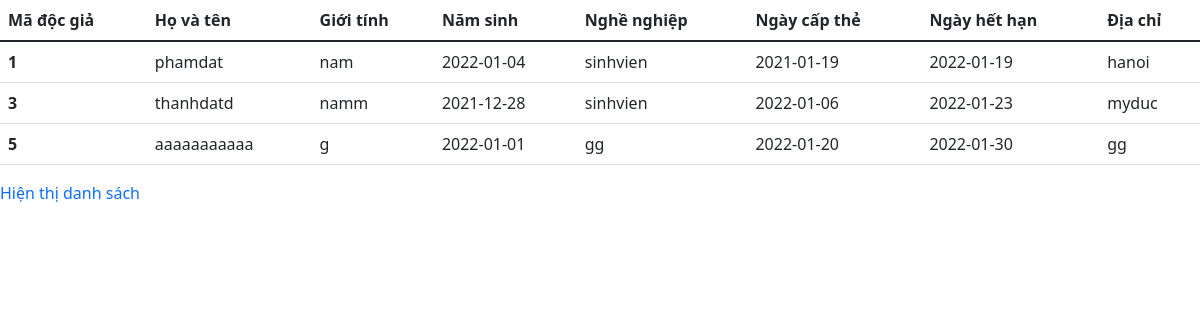
The page / on the database its author committed.
### tables this page shows
CREATE TABLE `docgia` (
  `madg` int(10) UNSIGNED NOT NULL,
  `hovaten` varchar(255) NOT NULL,
  `gioitinh` varchar(255) NOT NULL,
  `namsinh` date NOT NULL,
  `nghenghiep` varchar(255) NOT NULL,
  `ngaycapthe` date NOT NULL,
  `ngayhethan` date NOT NULL,
  `diachi` varchar(255) NOT NULL
);

### src/index.php (the view, shortened to what this page needs)
<!DOCTYPE html>
<html lang="en">
<head>
    <link href="https://cdn.jsdelivr.net/npm/bootstrap@5.1.3/dist/css/bootstrap.min.css" rel="stylesheet">
</head>
<body>
<table class="table">
  <thead>
    <tr>
      <th scope="col">Mã độc giả</th>
      <th scope="col">Họ và tên</th>
      <th scope="col">Giới tính</th>
      <th scope="col">Năm sinh</th>
      <th scope="col">Nghề nghiệp</th>
      <th scope="col">Ngày cấp thẻ</th>
      <th scope="col">Ngày hết hạn</th>
      <th scope="col">Địa chỉ</th>
    </tr>
  </thead>
  <tbody>
  <?php
                        $conn = mysqli_connect('localhost','root','','1951060598_libraries');
                        $sql = "SELECT * FROM docgia";
                        $result = mysqli_query($conn,$sql);
                        if(mysqli_num_rows($result) > 0){
                            while($row = mysqli_fetch_assoc($result)){
                    ?>
                                <tr>
                                    <th scope="row"><?php echo $row['madg']; ?></th>
                                    <td><?php echo $row['hovaten']; ?></td>
                                    <td><?php echo $row['gioitinh']; ?></td>
                                    <td><?php echo $row['namsinh']; ?></td>
                                    <td><?php echo $row['nghenghiep']; ?></td>
                                    <td><?php echo $row['ngaycapthe']; ?></td>
                                    <td><?php echo $row['ngayhethan']; ?></td>
                                    <td><?php echo $row['diachi']; ?></td>
                                </tr>
                    <?php
                            }
                        }
                    ?>
  </tbody>
</table>
<td><a style="text-decoration: none;  " href="showindex.php">Hiện thị danh sách</a></td>
</body>
</html>

### rows shown on the page
docgia: madg "1", hovaten "phamdat", gioitinh "nam", namsinh "2022-01-04", nghenghiep "sinhvien", ngaycapthe "2021-01-19", ngayhethan "2022-01-19", diachi "hanoi"
docgia: madg "3", hovaten "thanhdatd", gioitinh "namm", namsinh "2021-12-28", nghenghiep "sinhvien", ngaycapthe "2022-01-06", ngayhethan "2022-01-23", diachi "myduc"
docgia: madg "5", hovaten "aaaaaaaaaaa", gioitinh "g", namsinh "2022-01-01", nghenghiep "gg", ngaycapthe "2022-01-20", ngayhethan "2022-01-30", diachi "gg"
